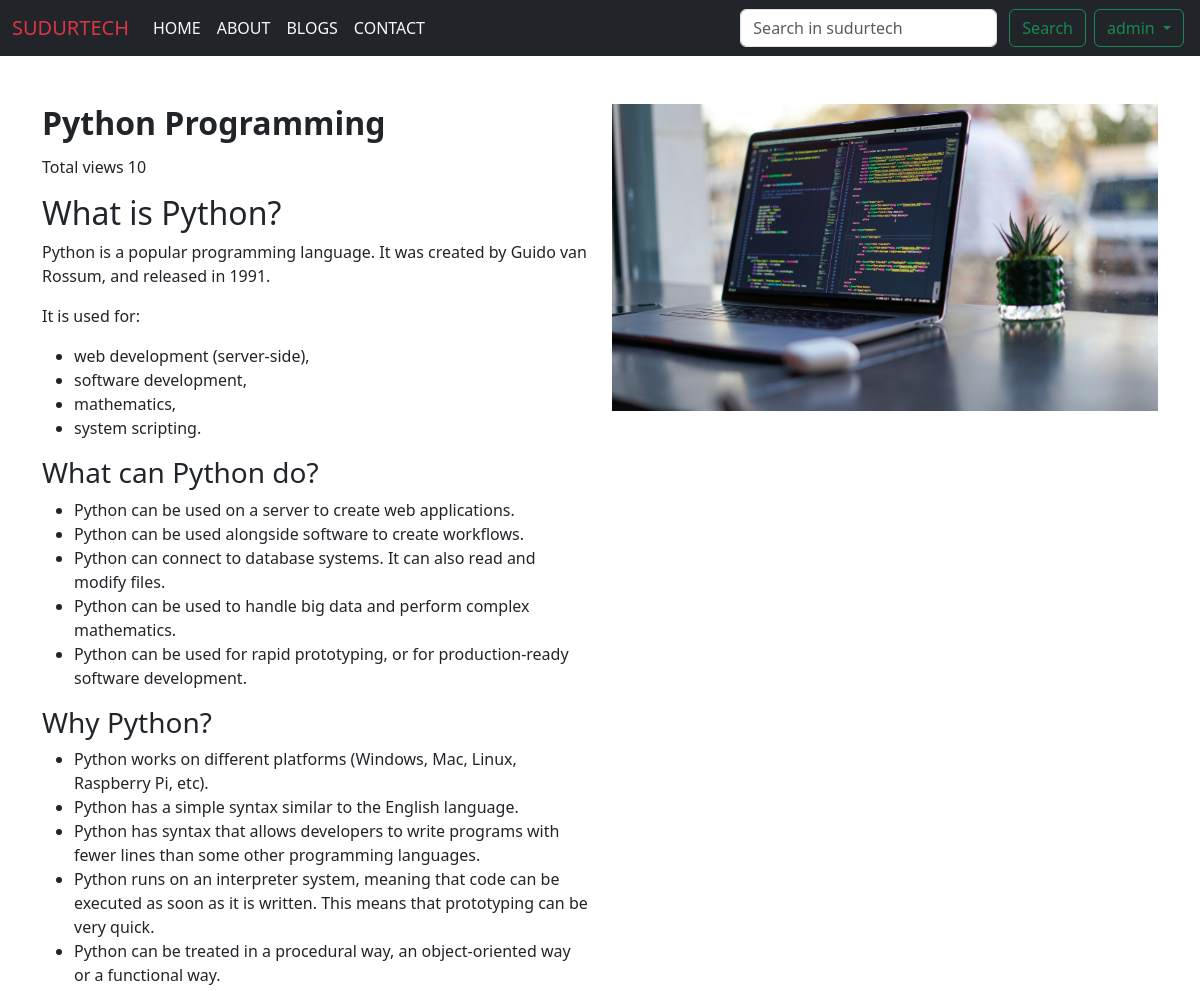
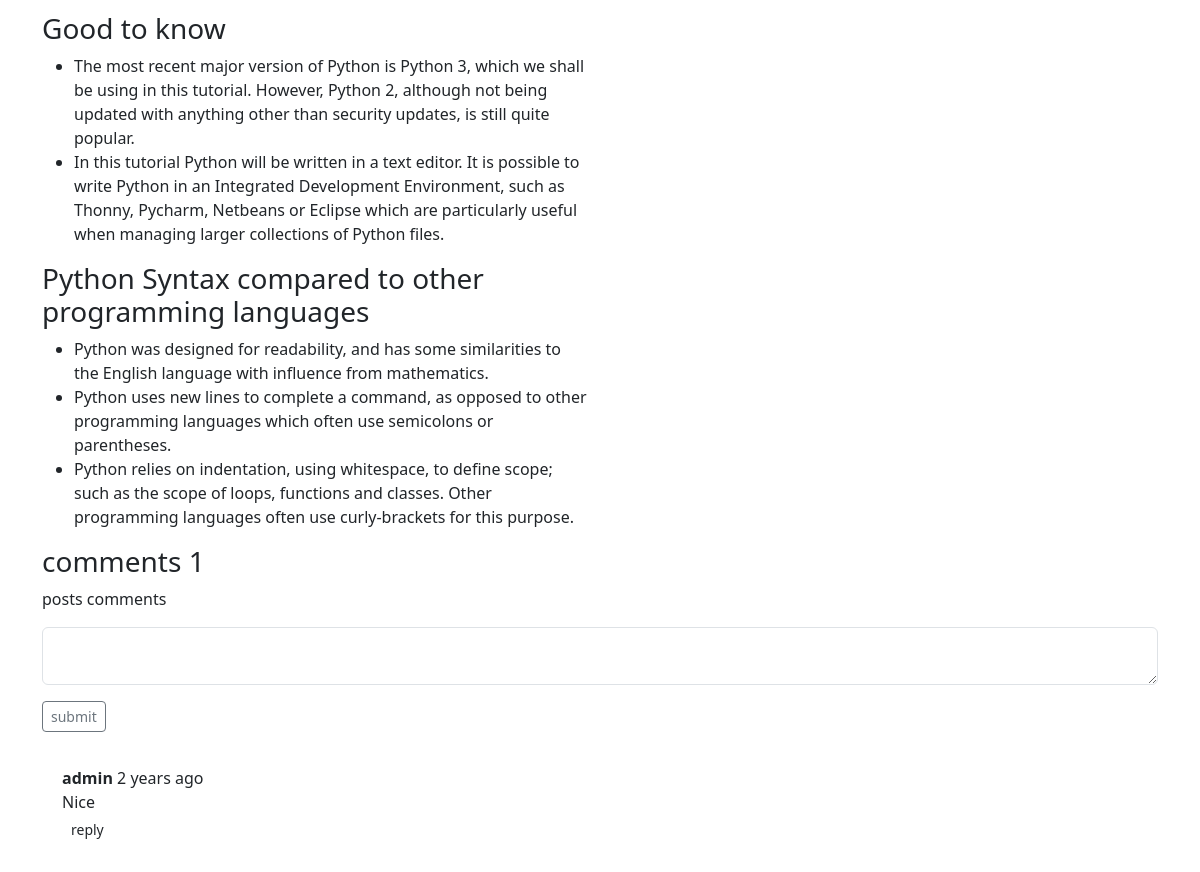
Page /show_more/python_programming/ (signed in) on the committed database (2 pictures, top to bottom).
### blogapp/models.py (models this page shows, shortened)
class Post(models.Model):
    title = HTMLField()
    body = HTMLField()
    created_on = models.DateTimeField(auto_now_add=True)
    url=models.CharField(max_length=30)
    last_modified = models.DateTimeField(auto_now=True)
    categories = models.ForeignKey(Category, on_delete=models.CASCADE)
    views=models.IntegerField(default=0)
    Image=models.ImageField(upload_to='post/')

class Comment(models.Model):
    sno=models.AutoField(primary_key=True)
    comment=models.TextField()
    user=models.ForeignKey(User,on_delete=models.CASCADE)
    post=models.ForeignKey(Post,on_delete=models.CASCADE)
    parent = models.ForeignKey('self', on_delete=models.CASCADE, null=True, blank=True, related_name='replies')
    timestamp=models.DateTimeField(default=now)

### blogapp/views.py (the view)
# urls.py: path('show_more/<slug:url>/',views.show_more, name="show_more"),
def show_more(request,url):
    show=Post.objects.get(url=url)
    show.views=show.views + 1
    show.save()
    comments=Comment.objects.filter(post=show,parent=None )
    replies=Comment.objects.filter(post=show).exclude(parent=None)
    replydict={}
    for reply in replies:
        if reply.parent.sno not in replydict.keys():
            replydict[reply.parent.sno]=[reply]
        else:
            replydict[reply.parent.sno].append(reply)
    context={
        "post":show,
        "comments":comments,
        "user":request.user,
        "replydict":replydict
    }
    return render(request, "home/show_more.html",context)

### blogapp/templatetags/dict.py (called while the page is built)
@register.filter(name='get_val')
def get_val(dict, key):
    return dict.get(key)

### templates/home/show_more.html (shortened to what this page needs)
{% extends 'base/base.html' %}
{% load static %}
{% load humanize %}
{% load dict %}
{% block content %}
<div class="container my-5">
    <div class="row">
        <div class="col-md-6">
            <div class="content">
                <h2>{{post.title|safe}}</h2>
                <h6>Total views {{post.views}}</h6>
                <p>{{post.body|safe}}</p>
            </div>
        </div>
        <div class="col-md-6">
            <div class="image">
                <img src="/media/{{post.Image}}" class="img-fluid" alt="Image">
            </div>
        </div>
    </div>
    <h3>comments {{comments.count}}</h3>
    <p>posts comments</p>
    {% if user.is_authenticated %}
    <form action="{% url 'commentt' %}" method="post">
        <div class="mb-3">
            <div class="form-floating">
                <textarea class="form-control" placeholder="Leave a comment here" id="comment"
                    name="comment"></textarea>
            </div>
        </div>
        <button type="submit" class="btn btn-sm btn-outline-secondary">submit</button>
    </form>
    {% else %}
    <p class="text-dark fs-5"><b>Please login to post a comment & reply</b></p>
    <hr>
    {% endif %}
    <br>
    {% for comment in comments %}
    <div class="comment-box">
        <div class="comment-text">
            <p><b>{{comment.user.username}}</b> <span>{{comment.timestamp | naturaltime}}</span></p>
            <p class="font-weight-bold">{{comment.comment}}</p>
            {% if user.is_authenticated %}
            <div class="mx-0">
                <p class="d-inline-flex gap-1">
                    <button class="btn btn-sm" type="button" data-bs-toggle="collapse"
                        data-bs-target="#reply{{comment.sno}}" aria-expanded="false"
                        aria-controls="reply{{comment.sno}}">
                        reply
                    </button>
                </p>
            </div>
            {% endif %}
        </div>
    </div>
    {% endfor %}
</div>
{% endblock content %}

### templates/base/base.html (shortened to what this page needs)
<!doctype html>
<html lang="en">
{% load static %}
<head>
  <link href="https://cdn.jsdelivr.net/npm/bootstrap@5.3.3/dist/css/bootstrap.min.css" rel="stylesheet"
>
  <link rel="stylesheet" href="{% static 'css/style.css' %}">
</head>
<body>
  <nav class="navbar navbar-expand-lg bg-dark text-light">
    <div class="container-fluid">
      <a class="navbar-brand text-danger" href="{% url 'home' %}">SUDURTECH</a>
      <div class="collapse navbar-collapse" id="navbarSupportedContent">
        <ul class="navbar-nav me-auto mb-2 mb-lg-0">
          <li class="nav-item">
            <a class="nav-link active text-light" aria-current="page" href="{% url 'home' %}">HOME</a>
          </li>
          <li class="nav-item">
            <a class="nav-link text-light" href="{% url 'about' %}">ABOUT</a>
          </li>
          <li class="nav-item">
            <a class="nav-link text-light" href="{% url 'blog' %}">BLOGS</a>
          </li>
          <li class="nav-item">
            <a class="nav-link text-light" href="{% url 'contact' %}">CONTACT</a>
          </li>
        </ul>
        <form action="{% url 'search' %}" method="get" class="d-flex" role="search">
          <input class="form-control me-2" name="search" id="search" type="search" placeholder="Search in sudurtech"
            aria-label="Search">
          <button class="btn btn-outline-success mx-1" type="submit">Search</button>
        </form>
        <div class="dropdown">
          {% if user.is_authenticated %}
          <button class="btn btn-outline-success dropdown-toggle mx-1" type="button" data-bs-toggle="dropdown"
            aria-expanded="false">
            {{request.user}}
          </button>
          {% endif %}
        </div>
      </div>
    </div>
  </nav>
  {% block content %}{% endblock content %}
</body>
</html>

### static/css/style.css (style rules this page uses)
.comment-box { display: flex; align-items: center; padding: 10px; }
.comment-text p { margin: 0; }

### rows in the picture
Post: title "Python Programming", views "10", body "What is Python? Python is a popular programming language. It was created by Guido van Rossum, and released in 1991. It is used for: web development (server-side), software development, mathematics, system scripting. What can Python do? Python can be used on a server to create web applications. Python can be used alongside software to create workflows. Python can connect to database systems. It can also read and modify files. Python can be used to handle big data and perform complex mathematics. Python can be used for rapid prototyping, or for production-ready software development. Why Python? Python works on different platforms (Windows, Mac, Linux, Raspberry Pi, etc). Python has a simple…", Image (picture)
Comment: user.username "admin", timestamp "2 years ago", comment "Nice"

### other values in the picture
{{ request.user }} "admin"
{{ comments.count }} "1"
